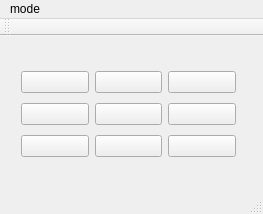
<?xml version="1.0" encoding="UTF-8"?>
<ui version="4.0">
 <class>MainWindow</class>
 <widget class="QMainWindow" name="MainWindow">
  <property name="geometry">
   <rect>
    <x>0</x>
    <y>0</y>
    <width>263</width>
    <height>214</height>
   </rect>
  </property>
  <property name="windowTitle">
   <string>MainWindow</string>
  </property>
  <widget class="QWidget" name="centralWidget">
   <widget class="QWidget" name="">
    <property name="geometry">
     <rect>
      <x>10</x>
      <y>20</y>
      <width>237</width>
      <height>118</height>
     </rect>
    </property>
    <layout class="QVBoxLayout" name="verticalLayout">
     <item>
      <layout class="QHBoxLayout" name="horizontalLayout_3">
       <item>
        <widget class="QPushButton" name="Button1">
         <property name="text">
          <string/>
         </property>
        </widget>
       </item>
       <item>
        <widget class="QPushButton" name="pushButton_2">
         <property name="text">
          <string/>
         </property>
        </widget>
       </item>
       <item>
        <widget class="QPushButton" name="pushButton_3">
         <property name="text">
          <string/>
         </property>
        </widget>
       </item>
      </layout>
     </item>
     <item>
      <layout class="QHBoxLayout" name="horizontalLayout_2">
       <item>
        <widget class="QPushButton" name="pushButton_4">
         <property name="text">
          <string/>
         </property>
        </widget>
       </item>
       <item>
        <widget class="QPushButton" name="pushButton_5">
         <property name="text">
          <string/>
         </property>
        </widget>
       </item>
       <item>
        <widget class="QPushButton" name="pushButton_6">
         <property name="text">
          <string/>
         </property>
        </widget>
       </item>
      </layout>
     </item>
     <item>
      <layout class="QHBoxLayout" name="horizontalLayout">
       <item>
        <widget class="QPushButton" name="pushButton_7">
         <property name="text">
          <string/>
         </property>
        </widget>
       </item>
       <item>
        <widget class="QPushButton" name="pushButton_8">
         <property name="sizePolicy">
          <sizepolicy hsizetype="Preferred" vsizetype="Preferred">
           <horstretch>0</horstretch>
           <verstretch>0</verstretch>
          </sizepolicy>
         </property>
         <property name="text">
          <string/>
         </property>
        </widget>
       </item>
       <item>
        <widget class="QPushButton" name="pushButton_9">
         <property name="text">
          <string/>
         </property>
        </widget>
       </item>
      </layout>
     </item>
    </layout>
   </widget>
  </widget>
  <widget class="QMenuBar" name="menuBar">
   <property name="geometry">
    <rect>
     <x>0</x>
     <y>0</y>
     <width>263</width>
     <height>22</height>
    </rect>
   </property>
   <widget class="QMenu" name="menumode">
    <property name="title">
     <string>mode</string>
    </property>
    <addaction name="actionGodMode"/>
   </widget>
   <addaction name="menumode"/>
  </widget>
  <widget class="QToolBar" name="mainToolBar">
   <attribute name="toolBarArea">
    <enum>TopToolBarArea</enum>
   </attribute>
   <attribute name="toolBarBreak">
    <bool>false</bool>
   </attribute>
  </widget>
  <widget class="QStatusBar" name="statusBar"/>
  <action name="actionGodMode">
   <property name="text">
    <string>GodMode</string>
   </property>
   <property name="shortcut">
    <string>Ctrl+Shift+G</string>
   </property>
  </action>
 </widget>
 <layoutdefault spacing="6" margin="11"/>
 <resources/>
 <connections/>
</ui>
